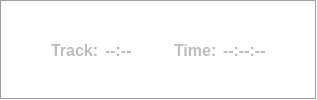
           <widget class="QWidget" name="page_2">
            <layout class="QVBoxLayout" name="verticalLayout_2">
             <property name="spacing">
              <number>0</number>
             </property>
             <property name="leftMargin">
              <number>0</number>
             </property>
             <property name="topMargin">
              <number>0</number>
             </property>
             <property name="rightMargin">
              <number>0</number>
             </property>
             <property name="bottomMargin">
              <number>0</number>
             </property>
             <item>
              <widget class="QFrame" name="PlayWindowFrame">
               <property name="palette">
                <palette>
                 <active>
                  <colorrole role="Base">
                   <brush brushstyle="SolidPattern">
                    <color alpha="255">
                     <red>255</red>
                     <green>255</green>
                     <blue>255</blue>
                    </color>
                   </brush>
                  </colorrole>
                  <colorrole role="Window">
                   <brush brushstyle="SolidPattern">
                    <color alpha="255">
                     <red>255</red>
                     <green>255</green>
                     <blue>255</blue>
                    </color>
                   </brush>
                  </colorrole>
                 </active>
                 <inactive>
                  <colorrole role="Base">
                   <brush brushstyle="SolidPattern">
                    <color alpha="255">
                     <red>255</red>
                     <green>255</green>
                     <blue>255</blue>
                    </color>
                   </brush>
                  </colorrole>
                  <colorrole role="Window">
                   <brush brushstyle="SolidPattern">
                    <color alpha="255">
                     <red>255</red>
                     <green>255</green>
                     <blue>255</blue>
                    </color>
                   </brush>
                  </colorrole>
                 </inactive>
                 <disabled>
                  <colorrole role="Base">
                   <brush brushstyle="SolidPattern">
                    <color alpha="255">
                     <red>255</red>
                     <green>255</green>
                     <blue>255</blue>
                    </color>
                   </brush>
                  </colorrole>
                  <colorrole role="Window">
                   <brush brushstyle="SolidPattern">
                    <color alpha="255">
                     <red>255</red>
                     <green>255</green>
                     <blue>255</blue>
                    </color>
                   </brush>
                  </colorrole>
                 </disabled>
                </palette>
               </property>
               <property name="autoFillBackground">
                <bool>true</bool>
               </property>
               <property name="frameShape">
                <enum>QFrame::Box</enum>
               </property>
               <property name="frameShadow">
                <enum>QFrame::Sunken</enum>
               </property>
               <layout class="QVBoxLayout" name="verticalLayout">
                <property name="spacing">
                 <number>2</number>
                </property>
                <item>
                 <layout class="QHBoxLayout" name="horizontalLayout">
                  <item>
                   <spacer name="horizontalSpacer_5">
                    <property name="orientation">
                     <enum>Qt::Horizontal</enum>
                    </property>
                    <property name="sizeHint" stdset="0">
                     <size>
                      <width>40</width>
                      <height>20</height>
                     </size>
                    </property>
                   </spacer>
                  </item>
                  <item>
                   <widget class="QLabel" name="label_4">
                    <property name="enabled">
                     <bool>false</bool>
                    </property>
                    <property name="font">
                     <font>
                      <pointsize>12</pointsize>
                      <weight>75</weight>
                      <italic>false</italic>
                      <bold>true</bold>
                     </font>
                    </property>
                    <property name="text">
                     <string>Track: </string>
                    </property>
                   </widget>
                  </item>
                  <item>
                   <widget class="QLabel" name="BdTrackLabel">
                    <property name="enabled">
                     <bool>false</bool>
                    </property>
                    <property name="font">
                     <font>
                      <pointsize>12</pointsize>
                      <weight>75</weight>
                      <italic>false</italic>
                      <bold>true</bold>
                     </font>
                    </property>
                    <property name="text">
                     <string>--:--</string>
                    </property>
                   </widget>
                  </item>
                  <item>
                   <spacer name="horizontalSpacer">
                    <property name="orientation">
                     <enum>Qt::Horizontal</enum>
                    </property>
                    <property name="sizeHint" stdset="0">
                     <size>
                      <width>40</width>
                      <height>20</height>
                     </size>
                    </property>
                   </spacer>
                  </item>
                  <item>
                   <widget class="QLabel" name="label_5">
                    <property name="enabled">
                     <bool>false</bool>
                    </property>
                    <property name="font">
                     <font>
                      <pointsize>12</pointsize>
                      <weight>75</weight>
                      <italic>false</italic>
                      <bold>true</bold>
                     </font>
                    </property>
                    <property name="text">
                     <string>Time: </string>
                    </property>
                   </widget>
                  </item>
                  <item>
                   <widget class="QLabel" name="BdTimeLabel">
                    <property name="enabled">
                     <bool>false</bool>
                    </property>
                    <property name="font">
                     <font>
                      <pointsize>12</pointsize>
                      <weight>75</weight>
                      <italic>false</italic>
                      <bold>true</bold>
                     </font>
                    </property>
                    <property name="text">
                     <string>--:--:--</string>
                    </property>
                   </widget>
                  </item>
                  <item>
                   <spacer name="horizontalSpacer_2">
                    <property name="orientation">
                     <enum>Qt::Horizontal</enum>
                    </property>
                    <property name="sizeHint" stdset="0">
                     <size>
                      <width>40</width>
                      <height>20</height>
                     </size>
                    </property>
                   </spacer>
                  </item>
                 </layout>
                </item>
               </layout>
              </widget>
             </item>
            </layout>
           </widget>
